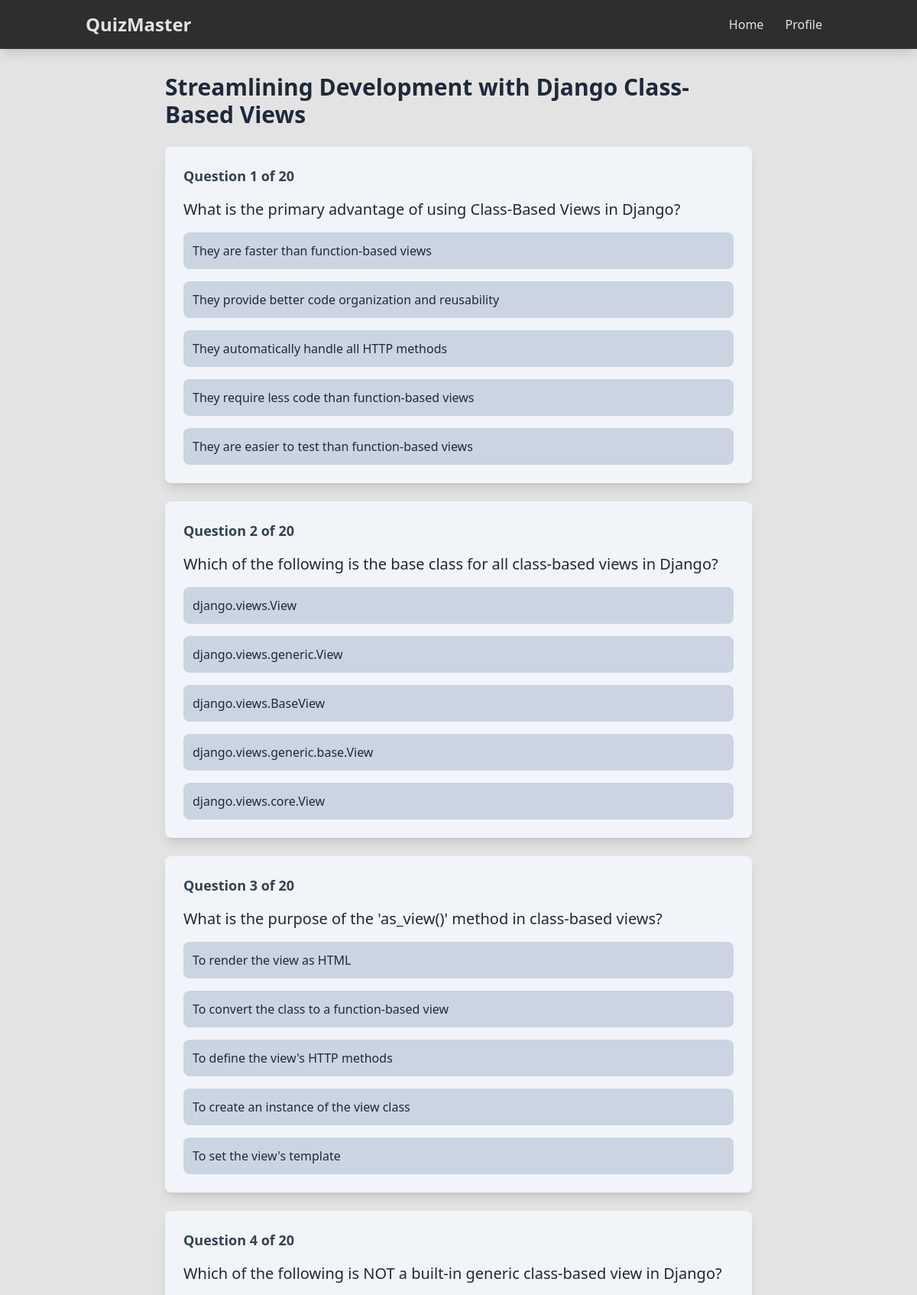
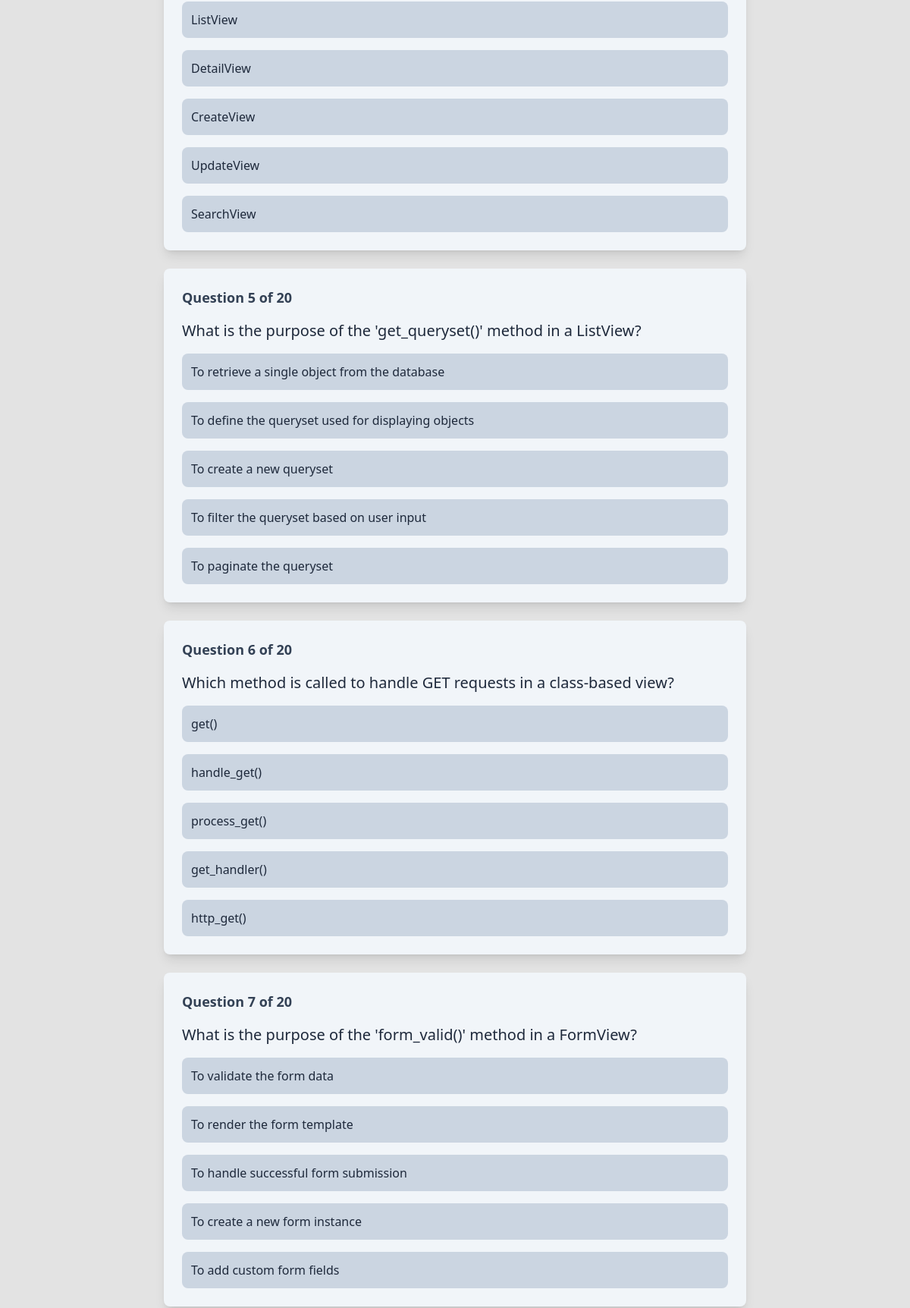
The page /take/7/ (upper part) on the database its author committed (2 pictures, top to bottom).
### quizzes/models.py (models this page shows, shortened)
class Quiz(models.Model):
    title = models.CharField(max_length=200)
    description = models.TextField(blank=True)
    category = models.CharField(max_length=50)
    creator = models.ForeignKey(User, on_delete=models.CASCADE)
    created_at = models.DateTimeField(auto_now_add=True)
    updated_at = models.DateTimeField(auto_now=True)

class Question(models.Model):
    quiz = models.ForeignKey(Quiz, related_name="questions", on_delete=models.CASCADE)
    text = models.TextField()
    order = models.IntegerField(default=0)

class Answer(models.Model):
    question = models.ForeignKey(
        Question, related_name="answers", on_delete=models.CASCADE
    )
    text = models.CharField(max_length=200)
    is_correct = models.BooleanField(default=False)

### quizzes/views.py (the view)
# urls.py: path("take/<int:quiz_id>/", views.quiz_take, name="quiz_take"),
def quiz_take(request, quiz_id):
    try:
        quiz = get_object_or_404(Quiz, id=quiz_id)
        questions = quiz.questions.all().order_by("order")
        if not questions.exists():
            return handle_error(
                request, "Quiz Unavailable", "This quiz doesn't have any questions yet."
            )
        return render(
            request, "quizzes/take_quiz.html", {"quiz": quiz, "questions": questions}
        )
    except Http404:
        return handle_error(
            request, "Quiz Not Found", "The requested quiz does not exist."
        )

### quizzes/templates/quizzes/take_quiz.html (shortened to what this page needs)
{% extends 'quizzes/base.html' %}
{% block content %}
  <div class="max-w-3xl mx-auto">
    <h1 class="text-3xl font-bold font-heading mb-6 text-slate-800 dark:text-slate-200">{{ quiz.title }}</h1>
    <form method="post" action="{% url 'quiz_results' quiz.id %}" id="quiz-form">
      {% for question in questions %}
        <div class="bg-slate-100 dark:bg-slate-800 rounded-lg shadow-lg p-6 mb-6">
          <div class="flex justify-between items-center mb-4">
            <span class="text-lg font-semibold text-slate-700 dark:text-slate-300">Question {{ forloop.counter }} of {{ questions|length }}</span>
          </div>
          <p class="text-xl mb-4 text-slate-800 dark:text-slate-200">{{ question.text }}</p>
          <div class="space-y-4">
            {% for answer in question.answers.all %}
              <label class="block">
                <div class="w-full text-left p-3 rounded-lg bg-slate-300 dark:bg-slate-700 hover:bg-slate-400 dark:hover:bg-slate-600 transition-colors text-slate-800 dark:text-slate-200 peer-checked:bg-slate-500 dark:peer-checked:bg-slate-500 peer-checked:text-white">
                  {{ answer.text }}
                </div>
              </label>
            {% endfor %}
          </div>
        </div>
      {% endfor %}
    </form>
  </div>
{% endblock %}

### rows shown on the page
Quiz: title "Streamlining Development with Django Class-Based Views"
Question: questions "20", text "What is the primary advantage of using Class-Based Views in Django?"
Answer: text "They are faster than function-based views"
Answer: text "They provide better code organization and reusability"
Answer: text "They automatically handle all HTTP methods"
Answer: text "They require less code than function-based views"
Answer: text "They are easier to test than function-based views"
Question: questions "20", text "Which of the following is the base class for all class-based views in Django?"
Answer: text "django.views.View"
Answer: text "django.views.generic.View"
Answer: text "django.views.BaseView"
Answer: text "django.views.generic.base.View"
Answer: text "django.views.core.View"
Question: questions "20", text "What is the purpose of the 'as_view()' method in class-based views?"
Answer: text "To render the view as HTML"
Answer: text "To convert the class to a function-based view"
Answer: text "To define the view's HTTP methods"
Answer: text "To create an instance of the view class"
Answer: text "To set the view's template"
Question: questions "20", text "Which of the following is NOT a built-in generic class-based view in Django?"
Answer: text "ListView"
Answer: text "DetailView"
Answer: text "CreateView"
Answer: text "UpdateView"
Answer: text "SearchView"
Question: questions "20", text "What is the purpose of the 'get_queryset()' method in a ListView?"
Answer: text "To retrieve a single object from the database"
Answer: text "To define the queryset used for displaying objects"
Answer: text "To create a new queryset"
Answer: text "To filter the queryset based on user input"
Answer: text "To paginate the queryset"
Question: questions "20", text "Which method is called to handle GET requests in a class-based view?"
Answer: text "get()"
Answer: text "handle_get()"
Answer: text "process_get()"
Answer: text "get_handler()"
Answer: text "http_get()"
Question: questions "20", text "What is the purpose of the 'form_valid()' method in a FormView?"
Answer: text "To validate the form data"
Answer: text "To render the form template"
Answer: text "To handle successful form submission"
Answer: text "To create a new form instance"
Answer: text "To add custom form fields"
